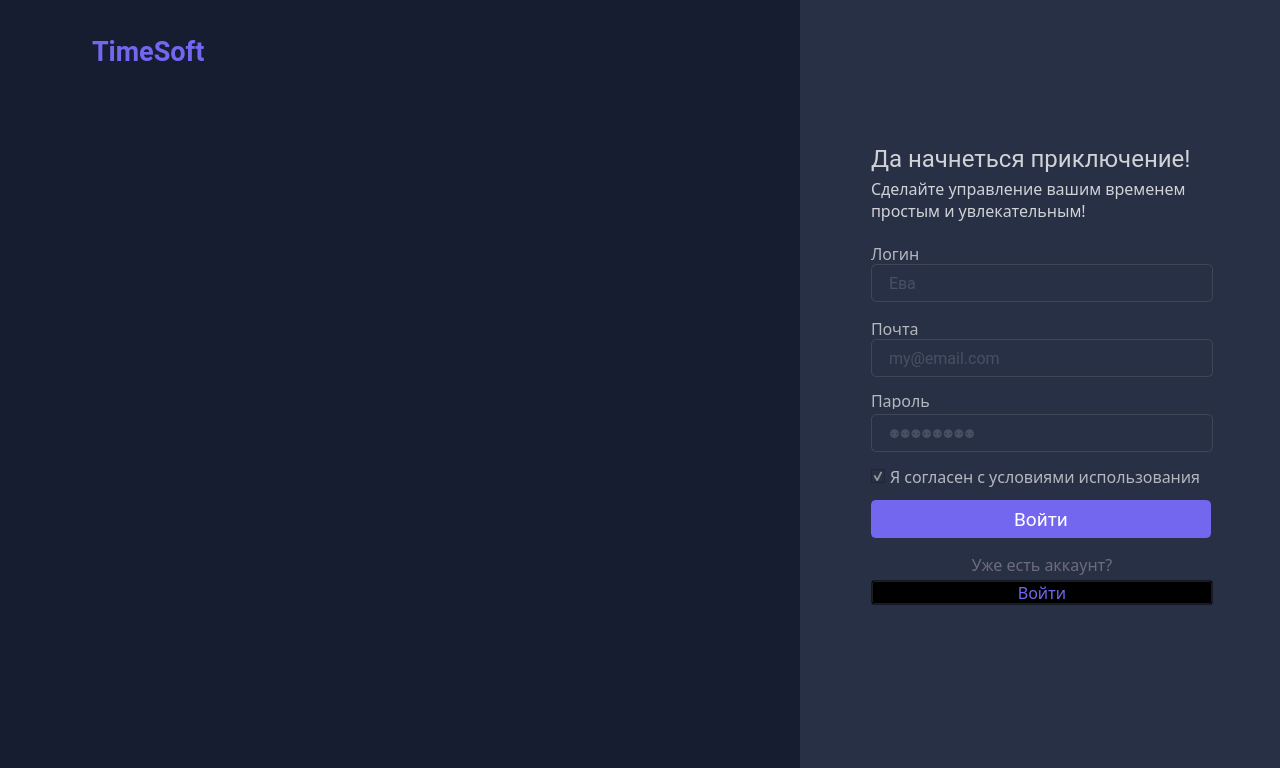
<?xml version="1.0" encoding="UTF-8"?>
<ui version="4.0">
 <class>register_main_window</class>
 <widget class="QDialog" name="register_main_window">
  <property name="geometry">
   <rect>
    <x>0</x>
    <y>0</y>
    <width>1280</width>
    <height>768</height>
   </rect>
  </property>
  <property name="windowTitle">
   <string>TimeSoft register</string>
  </property>
  <property name="styleSheet">
   <string notr="true">background-color: rgb(22, 29, 49);</string>
  </property>
  <widget class="QLabel" name="register_imglbl_img">
   <property name="geometry">
    <rect>
     <x>70</x>
     <y>170</y>
     <width>620</width>
     <height>453</height>
    </rect>
   </property>
   <property name="text">
    <string/>
   </property>
   <property name="pixmap">
    <pixmap>img/register-dark 1.svg</pixmap>
   </property>
   <property name="scaledContents">
    <bool>true</bool>
   </property>
  </widget>
  <widget class="QWidget" name="register_widget" native="true">
   <property name="geometry">
    <rect>
     <x>800</x>
     <y>0</y>
     <width>484</width>
     <height>1080</height>
    </rect>
   </property>
   <property name="font">
    <font>
     <family>MS Serif</family>
    </font>
   </property>
   <property name="styleSheet">
    <string notr="true">background-color: rgb(40, 48, 70);</string>
   </property>
   <widget class="QPushButton" name="register_btn_login">
    <property name="geometry">
     <rect>
      <x>71</x>
      <y>500</y>
      <width>340</width>
      <height>38</height>
     </rect>
    </property>
    <property name="font">
     <font>
      <family>Roboto</family>
      <pointsize>14</pointsize>
      <weight>50</weight>
      <italic>false</italic>
      <bold>false</bold>
     </font>
    </property>
    <property name="styleSheet">
     <string notr="true">QPushButton {
background-color: #7367F0;
border-radius: 5px;
border: 2px solid #7367F0;
color: rgb(255, 255, 255);
}
QPushButton:hover {
  background-color: rgb(40, 48, 70); 
  color: rgb(255, 255, 255);
  border: 2px solid rgb(95, 85, 200);
}</string>
    </property>
    <property name="text">
     <string>Войти</string>
    </property>
    <property name="checkable">
     <bool>false</bool>
    </property>
    <property name="checked">
     <bool>false</bool>
    </property>
   </widget>
   <widget class="QLabel" name="register_txtlbl_title">
    <property name="geometry">
     <rect>
      <x>71</x>
      <y>143</y>
      <width>350</width>
      <height>30</height>
     </rect>
    </property>
    <property name="font">
     <font>
      <family>Roboto</family>
      <pointsize>18</pointsize>
      <weight>50</weight>
      <italic>false</italic>
      <bold>false</bold>
     </font>
    </property>
    <property name="styleSheet">
     <string notr="true">color: rgb(208, 210, 214); </string>
    </property>
    <property name="text">
     <string>Да начнеться приключение!</string>
    </property>
   </widget>
   <widget class="QLabel" name="register_txtlbl_reg">
    <property name="geometry">
     <rect>
      <x>71</x>
      <y>552</y>
      <width>342</width>
      <height>25</height>
     </rect>
    </property>
    <property name="font">
     <font>
      <family>Roboto-Light</family>
      <pointsize>12</pointsize>
     </font>
    </property>
    <property name="focusPolicy">
     <enum>Qt::StrongFocus</enum>
    </property>
    <property name="styleSheet">
     <string notr="true">color: rgb(110, 107, 123);</string>
    </property>
    <property name="text">
     <string>Уже есть аккаунт?</string>
    </property>
    <property name="alignment">
     <set>Qt::AlignCenter</set>
    </property>
   </widget>
   <widget class="QLabel" name="register_txtlbl_pragrah_log">
    <property name="geometry">
     <rect>
      <x>71</x>
      <y>173</y>
      <width>342</width>
      <height>52</height>
     </rect>
    </property>
    <property name="font">
     <font>
      <family>Roboto-Light</family>
      <pointsize>12</pointsize>
     </font>
    </property>
    <property name="styleSheet">
     <string notr="true">color: rgb(208, 210, 214); 
</string>
    </property>
    <property name="text">
     <string>Сделайте управление вашим временем простым и увлекательным!</string>
    </property>
    <property name="textFormat">
     <enum>Qt::AutoText</enum>
    </property>
    <property name="wordWrap">
     <bool>true</bool>
    </property>
   </widget>
   <widget class="QLabel" name="register_txtlbl_password">
    <property name="geometry">
     <rect>
      <x>71</x>
      <y>391</y>
      <width>342</width>
      <height>18</height>
     </rect>
    </property>
    <property name="font">
     <font>
      <family>Roboto-Light</family>
      <pointsize>12</pointsize>
     </font>
    </property>
    <property name="styleSheet">
     <string notr="true">color: rgb(180, 183, 189);</string>
    </property>
    <property name="text">
     <string>Пароль</string>
    </property>
   </widget>
   <widget class="QLabel" name="register_txtlbl_email">
    <property name="geometry">
     <rect>
      <x>71</x>
      <y>319</y>
      <width>342</width>
      <height>18</height>
     </rect>
    </property>
    <property name="font">
     <font>
      <family>Roboto-Light</family>
      <pointsize>12</pointsize>
     </font>
    </property>
    <property name="styleSheet">
     <string notr="true">color: rgb(180, 183, 189);</string>
    </property>
    <property name="text">
     <string>Почта</string>
    </property>
   </widget>
   <widget class="QPushButton" name="register_btn_create">
    <property name="geometry">
     <rect>
      <x>71</x>
      <y>580</y>
      <width>342</width>
      <height>25</height>
     </rect>
    </property>
    <property name="font">
     <font>
      <family>Roboto-Light</family>
      <pointsize>12</pointsize>
     </font>
    </property>
    <property name="styleSheet">
     <string notr="true">QPushButton {
    color: rgb(115, 103, 240);
    background-color: rgba(0,0,0,0);
}

QPushButton:hover {
	color: rgb(180, 183, 189);
}</string>
    </property>
    <property name="text">
     <string>Войти</string>
    </property>
   </widget>
   <widget class="QLineEdit" name="register_lineEdit_password">
    <property name="geometry">
     <rect>
      <x>71</x>
      <y>414</y>
      <width>342</width>
      <height>38</height>
     </rect>
    </property>
    <property name="styleSheet">
     <string notr="true">QLineEdit { 
background: #283046;
font: 14pt &quot;Roboto&quot;;
color: rgb(103, 109, 125);
border: 1px solid #404656;
border-radius: 5px;
padding-left: 15px;
}

QLineEdit:hover {
border: 1px solid rgb(95, 85, 200);
}</string>
    </property>
    <property name="echoMode">
     <enum>QLineEdit::Password</enum>
    </property>
    <property name="placeholderText">
     <string>⚉⚉⚉⚉⚉⚉⚉⚉</string>
    </property>
   </widget>
   <widget class="QLineEdit" name="register_lineEdit_email">
    <property name="geometry">
     <rect>
      <x>71</x>
      <y>339</y>
      <width>342</width>
      <height>38</height>
     </rect>
    </property>
    <property name="font">
     <font>
      <family>Roboto</family>
      <pointsize>12</pointsize>
      <weight>50</weight>
      <italic>false</italic>
      <bold>false</bold>
     </font>
    </property>
    <property name="layoutDirection">
     <enum>Qt::LeftToRight</enum>
    </property>
    <property name="styleSheet">
     <string notr="true">QLineEdit { 
background: #283046;
font: 12pt &quot;Roboto&quot;;
color: rgb(103, 109, 125);
border: 1px solid #404656;
border-radius: 5px;
padding-left: 15px;
}

QLineEdit:hover {
border: 1px solid rgb(95, 85, 200);
}</string>
    </property>
    <property name="alignment">
     <set>Qt::AlignLeading|Qt::AlignLeft|Qt::AlignVCenter</set>
    </property>
    <property name="placeholderText">
     <string>my@email.com</string>
    </property>
   </widget>
   <widget class="QLineEdit" name="register_lineEdit_name">
    <property name="geometry">
     <rect>
      <x>71</x>
      <y>264</y>
      <width>342</width>
      <height>38</height>
     </rect>
    </property>
    <property name="font">
     <font>
      <family>Roboto</family>
      <pointsize>12</pointsize>
      <weight>50</weight>
      <italic>false</italic>
      <bold>false</bold>
     </font>
    </property>
    <property name="layoutDirection">
     <enum>Qt::LeftToRight</enum>
    </property>
    <property name="styleSheet">
     <string notr="true">QLineEdit { 
background: #283046;
font: 12pt &quot;Roboto&quot;;
color: rgb(103, 109, 125);
border: 1px solid #404656;
border-radius: 5px;
padding-left: 15px;
}

QLineEdit:hover {
border: 1px solid rgb(95, 85, 200);
}</string>
    </property>
    <property name="alignment">
     <set>Qt::AlignLeading|Qt::AlignLeft|Qt::AlignVCenter</set>
    </property>
    <property name="placeholderText">
     <string>Ева</string>
    </property>
   </widget>
   <widget class="QLabel" name="register_txtlbl_name">
    <property name="geometry">
     <rect>
      <x>71</x>
      <y>244</y>
      <width>342</width>
      <height>18</height>
     </rect>
    </property>
    <property name="font">
     <font>
      <family>Roboto-Light</family>
      <pointsize>12</pointsize>
     </font>
    </property>
    <property name="styleSheet">
     <string notr="true">color: rgb(180, 183, 189);</string>
    </property>
    <property name="text">
     <string>Логин</string>
    </property>
   </widget>
   <widget class="QCheckBox" name="register_checkbox_agree">
    <property name="geometry">
     <rect>
      <x>71</x>
      <y>466</y>
      <width>342</width>
      <height>21</height>
     </rect>
    </property>
    <property name="font">
     <font>
      <family>Roboto-Light</family>
      <pointsize>12</pointsize>
     </font>
    </property>
    <property name="styleSheet">
     <string notr="true">color: #B4B7BD;</string>
    </property>
    <property name="text">
     <string>Я согласен с условиями использования</string>
    </property>
    <property name="checked">
     <bool>true</bool>
    </property>
   </widget>
  </widget>
  <widget class="QLabel" name="register_txtlbl_logo">
   <property name="geometry">
    <rect>
     <x>92</x>
     <y>37</y>
     <width>120</width>
     <height>29</height>
    </rect>
   </property>
   <property name="font">
    <font>
     <family>Roboto</family>
     <pointsize>20</pointsize>
     <weight>75</weight>
     <bold>true</bold>
    </font>
   </property>
   <property name="styleSheet">
    <string notr="true">color: #7367F0;</string>
   </property>
   <property name="text">
    <string>TimeSoft</string>
   </property>
  </widget>
  <widget class="QLabel" name="register_imglbl_logo">
   <property name="geometry">
    <rect>
     <x>44</x>
     <y>39</y>
     <width>36</width>
     <height>25</height>
    </rect>
   </property>
   <property name="text">
    <string/>
   </property>
   <property name="pixmap">
    <pixmap>img/main/Logo.svg</pixmap>
   </property>
   <property name="scaledContents">
    <bool>true</bool>
   </property>
  </widget>
 </widget>
 <resources/>
 <connections/>
</ui>
